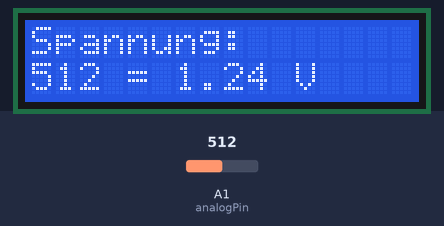
Bench run of a sketch on a simulated Arduino Uno, built with avr-gcc and run on an emulated ATmega328P. On the bench: 16×2 character LCD. The test bench sets the inputs (shaded band); at power-on: A1 (analogPin) = 512.

Above: at 1.2 s.
1.3 s: A1 (analogPin) set to 716
At 2.6 s:
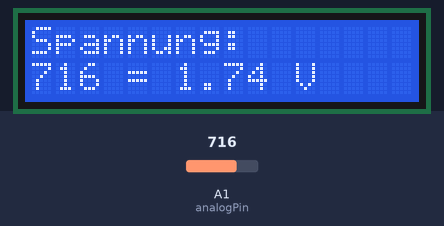
3.0 s: A1 (analogPin) set to 900
At 4.3 s:
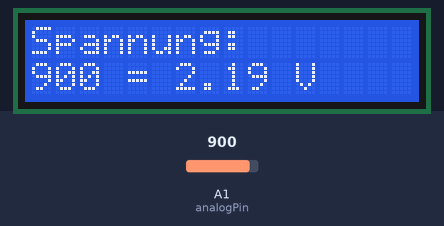
4.6 s: A1 (analogPin) set to 1023
At 5.0 s:
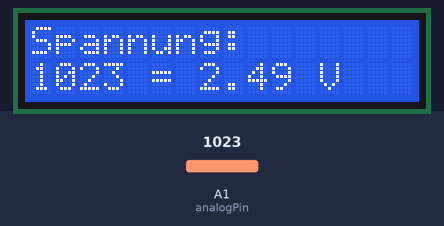
Timing chart, 0 to 7.6 s (numbered marks = the images above; inputs shaded):
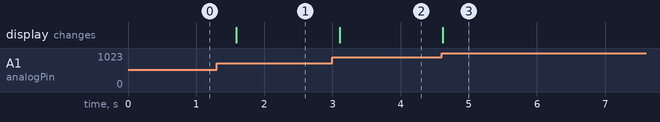

Measured:
- after the input at 1.3 s, the display: changes after 0.29 s (image 1)
- after the input at 3.0 s, the display: changes after 0.10 s (image 2)
- after the input at 4.6 s, the display: changes at once (image 3)

The sketch:

analog_external.ino
```cpp
#include <LiquidCrystal.h>
LiquidCrystal lcd(12, 11, 5, 4, 3, 2);

int analogPin = A1;
int bitWert;
float spannung;

void setup() {
  lcd.begin(16, 2);
  analogReference(EXTERNAL);
}

void loop() {
  bitWert = analogRead(analogPin);
  spannung = map(bitWert, 0, 1023, 0, 2485);

  lcd.clear();
  lcd.setCursor(0, 0);
  lcd.print("Spannung:");
  lcd.setCursor(0, 1);
  lcd.print(bitWert);
  lcd.print(" = ");
  lcd.print(spannung / 1000);
  lcd.print(" V");
  delay(500);
}
```
